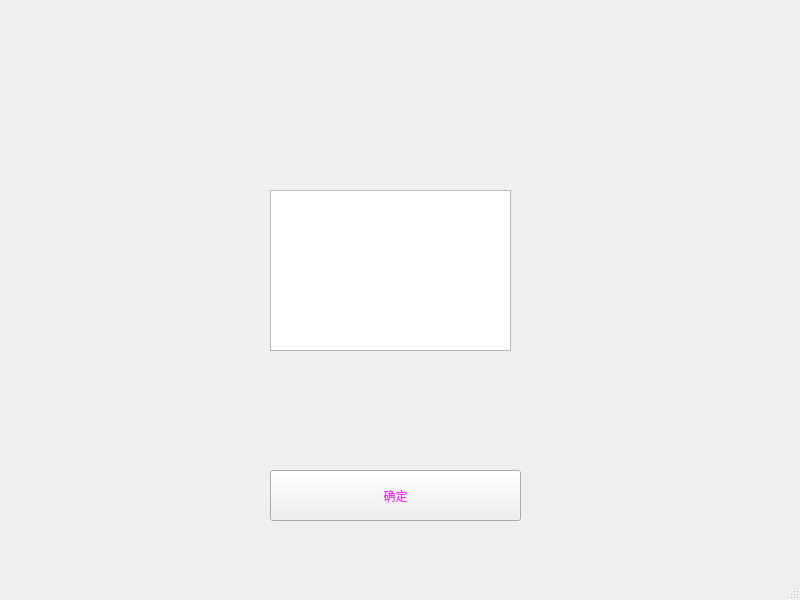
<?xml version="1.0" encoding="UTF-8"?>
<ui version="4.0">
 <class>MainWindow</class>
 <widget class="QMainWindow" name="MainWindow">
  <property name="geometry">
   <rect>
    <x>0</x>
    <y>0</y>
    <width>800</width>
    <height>600</height>
   </rect>
  </property>
  <property name="windowTitle">
   <string>MainWindow</string>
  </property>
  <widget class="QWidget" name="centralwidget">
   <widget class="QGraphicsView" name="graphicsView">
    <property name="geometry">
     <rect>
      <x>270</x>
      <y>190</y>
      <width>241</width>
      <height>161</height>
     </rect>
    </property>
    <property name="styleSheet">
     <string notr="true">border-image: url(:/wuding1/16.png);</string>
    </property>
   </widget>
   <widget class="QPushButton" name="bububu">
    <property name="geometry">
     <rect>
      <x>270</x>
      <y>470</y>
      <width>251</width>
      <height>51</height>
     </rect>
    </property>
    <property name="styleSheet">
     <string notr="true">color: rgb(242, 52, 255);
font: 8pt &quot;楷体&quot;;</string>
    </property>
    <property name="text">
     <string>确定</string>
    </property>
   </widget>
  </widget>
  <widget class="QMenuBar" name="menubar">
   <property name="geometry">
    <rect>
     <x>0</x>
     <y>0</y>
     <width>800</width>
     <height>22</height>
    </rect>
   </property>
  </widget>
  <widget class="QStatusBar" name="statusbar"/>
 </widget>
 <resources>
  <include location="../pic/wuding.qrc"/>
 </resources>
 <connections/>
</ui>
